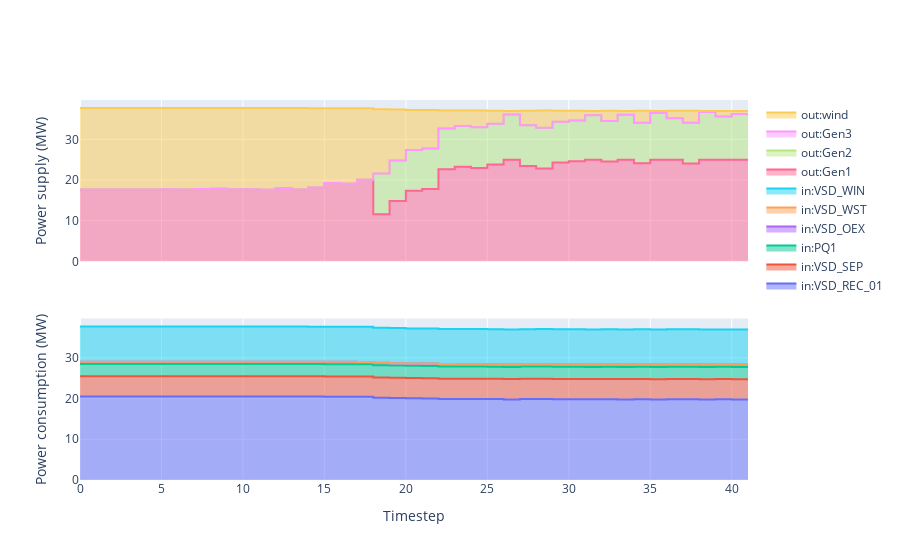

Notebook cell for this chart:
### Code cell
#plots.plot_SumPowerMix(mc,carrier="el",filename=outpath+"el_sum_opt.png")
plots.plotter='plotly'
fig=plots.plot_SumPowerMix(mc,carrier="el",filename=None)
#plots.plotter='matplotlib'
#fig2=plots.plot_SumPowerMix(mc,carrier="el",filename=None)

### Figure 1 — Plotly figure (JSON) as saved in the notebook; plotly's stock layout.template omitted (floating-point values rounded to 4 significant figures)
{"data": [{"legendgroup": "VSD_REC_01", "line": {"shape": "hv"}, "name": "in:VSD_REC_01", "stackgroup": "in", "type": "scatter", "xaxis": "x2", "y": [20.5, 20.49, 20.49, 20.49, 20.49, 20.49, 20.5, 20.49, 20.49, 20.49, 20.49, 20.5, 20.48, 20.49, 20.48, 20.45, 20.45, 20.43, 20.21, 20.12, 20.05, 20.03, 19.89, 19.88, 19.88, 19.86, 19.79, 19.87, 19.89, 19.84, 19.84, 19.8, 19.84, 19.79, 19.85, 19.78, 19.82, 19.85, 19.77, 19.81, 19.79, 19.8], "yaxis": "y2"}, {"legendgroup": "VSD_SEP", "line": {"shape": "hv"}, "name": "in:VSD_SEP", "stackgroup": "in", "type": "scatter", "xaxis": "x2", "y": [4.976, 4.976, 4.976, 4.976, 4.976, 4.976, 4.976, 4.976, 4.976, 4.976, 4.976, 4.976, 4.976, 4.976, 4.976, 4.976, 4.976, 4.976, 4.976, 4.976, 4.976, 4.976, 4.976, 4.976, 4.976, 4.976, 4.976, 4.976, 4.976, 4.976, 4.976, 4.976, 4.976, 4.976, 4.976, 4.976, 4.976, 4.976, 4.976, 4.976, 4.976, 4.976], "yaxis": "y2"}, {"legendgroup": "PQ1", "line": {"shape": "hv"}, "name": "in:PQ1", "stackgroup": "in", "type": "scatter", "xaxis": "x2", "y": [3, 3, 3, 3, 3, 3, 3, 3, 3, 3, 3, 3, 3, 3, 3, 3, 3, 3, 3, 3, 3, 3, 3, 3, 3, 3, 3, 3, 3, 3, 3, 3, 3, 3, 3, 3, 3, 3, 3, 3, 3, 3], "yaxis": "y2"}, {"legendgroup": "VSD_OEX", "line": {"shape": "hv"}, "name": "in:VSD_OEX", "stackgroup": "in", "type": "scatter", "xaxis": "x2", "y": [0.5847, 0.5847, 0.5847, 0.5847, 0.5847, 0.5847, 0.5847, 0.5847, 0.5847, 0.5847, 0.5847, 0.5847, 0.5847, 0.5847, 0.5847, 0.5847, 0.5847, 0.5847, 0.5847, 0.5847, 0.5847, 0.5847, 0.5847, 0.5847, 0.5847, 0.5847, 0.5847, 0.5847, 0.5847, 0.5847, 0.5847, 0.5847, 0.5847, 0.5847, 0.5847, 0.5847, 0.5847, 0.5847, 0.5847, 0.5847, 0.5847, 0.5847], "yaxis": "y2"}, {"legendgroup": "VSD_WST", "line": {"shape": "hv"}, "name": "in:VSD_WST", "stackgroup": "in", "type": "scatter", "xaxis": "x2", "y": [0, 0, 0, 0, 0, 0, 0, 0, 0, 0, 0, 0, 0, 0, 0, 0, 0, 0, 0, 0, 0, 0, 0, 0, 0, 0, 0, 0, 0, 0, 0, 0, 0, 0, 0, 0, 0, 0, 0, 0, 0, 0], "yaxis": "y2"}, {"legendgroup": "VSD_WIN", "line": {"shape": "hv"}, "name": "in:VSD_WIN", "stackgroup": "in", "type": "scatter", "xaxis": "x2", "y": [8.613, 8.613, 8.613, 8.613, 8.613, 8.613, 8.613, 8.613, 8.613, 8.613, 8.613, 8.613, 8.613, 8.613, 8.613, 8.613, 8.613, 8.613, 8.613, 8.613, 8.613, 8.613, 8.613, 8.613, 8.613, 8.613, 8.613, 8.613, 8.613, 8.613, 8.613, 8.613, 8.613, 8.613, 8.613, 8.613, 8.613, 8.613, 8.613, 8.613, 8.613, 8.613], "yaxis": "y2"}, {"legendgroup": "Gen1", "line": {"shape": "hv"}, "name": "out:Gen1", "stackgroup": "out", "type": "scatter", "xaxis": "x", "y": [17.66, 17.7, 17.7, 17.69, 17.71, 17.75, 17.65, 17.79, 17.83, 17.76, 17.73, 17.64, 18.03, 17.7, 18.18, 19.3, 19.08, 20.06, 11.59, 14.83, 17.35, 17.77, 22.67, 23.24, 22.96, 23.83, 25, 23.45, 22.84, 24.3, 24.59, 25, 24.52, 25, 24.1, 25, 25, 24.04, 25, 25, 25, 25], "yaxis": "y"}, {"legendgroup": "Gen2", "line": {"shape": "hv"}, "name": "out:Gen2", "stackgroup": "out", "type": "scatter", "xaxis": "x", "y": [0, 0, 0, 0, 0, 0, 0, 0, 0, 0, 0, 0, 0, 0, 0, 0, 0, 0, 10, 10, 10, 10, 10, 10, 10, 10, 11.1, 10, 10, 10, 10, 10.93, 10, 11.05, 10, 11.44, 10.14, 10, 11.71, 10.61, 11.2, 10.74], "yaxis": "y"}, {"legendgroup": "Gen3", "line": {"shape": "hv"}, "name": "out:Gen3", "stackgroup": "out", "type": "scatter", "xaxis": "x", "y": [0, 0, 0, 0, 0, 0, 0, 0, 0, 0, 0, 0, 0, 0, 0, 0, 0, 0, 0, 0, 0, 0, 0, 0, 0, 0, 0, 0, 0, 0, 0, 0, 0, 0, 0, 0, 0, 0, 0, 0, 0, 0], "yaxis": "y"}, {"legendgroup": "wind", "line": {"shape": "hv"}, "name": "out:wind", "stackgroup": "out", "type": "scatter", "xaxis": "x", "y": [20.01, 19.97, 19.97, 19.98, 19.96, 19.92, 20.02, 19.87, 19.83, 19.9, 19.93, 20.03, 19.63, 19.97, 19.47, 18.32, 18.55, 17.53, 15.8, 12.47, 9.866, 9.435, 4.393, 3.81, 4.094, 3.199, 0.8696, 3.59, 4.224, 2.717, 2.416, 1.039, 2.487, 0.9156, 2.929, 0.5155, 1.853, 2.986, 0.2343, 1.373, 0.7632, 1.233], "yaxis": "y"}], "layout": {"autosize": true, "legend": {"traceorder": "reversed"}, "xaxis": {"anchor": "y", "autorange": true, "domain": [0, 1], "matches": "x2", "range": [0, 41], "showticklabels": false, "title": {"text": ""}}, "xaxis2": {"anchor": "y2", "autorange": true, "domain": [0, 1], "range": [0, 41], "title": {"text": "Timestep"}}, "yaxis": {"anchor": "x", "autorange": true, "domain": [0.575, 1], "range": [0, 39.65], "title": {"text": "Power supply (MW)"}, "type": "linear"}, "yaxis2": {"anchor": "x2", "autorange": true, "domain": [0, 0.425], "range": [0, 39.65], "title": {"text": "Power consumption (MW)"}, "type": "linear"}}}
